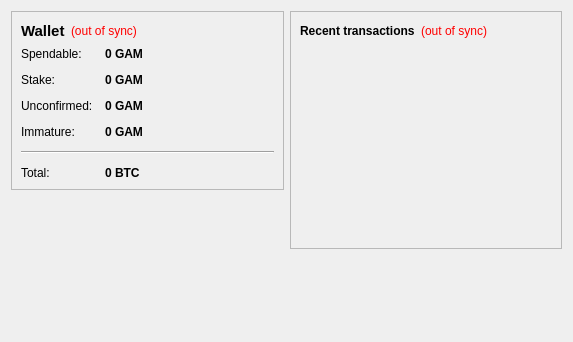
<?xml version="1.0" encoding="UTF-8"?>
<ui version="4.0">
 <class>OverviewPage</class>
 <widget class="QWidget" name="OverviewPage">
  <property name="geometry">
   <rect>
    <x>0</x>
    <y>0</y>
    <width>573</width>
    <height>342</height>
   </rect>
  </property>
  <property name="windowTitle">
   <string>Form</string>
  </property>
  <layout class="QHBoxLayout" name="horizontalLayout" stretch="1,1">
   <item>
    <layout class="QVBoxLayout" name="verticalLayout_2">
     <item>
      <widget class="QFrame" name="frame">
       <property name="frameShape">
        <enum>QFrame::StyledPanel</enum>
       </property>
       <property name="frameShadow">
        <enum>QFrame::Raised</enum>
       </property>
       <layout class="QVBoxLayout" name="verticalLayout_4">
        <item>
         <layout class="QHBoxLayout" name="horizontalLayout_4">
          <item>
           <widget class="QLabel" name="label_5">
            <property name="font">
             <font>
              <pointsize>11</pointsize>
              <weight>75</weight>
              <bold>true</bold>
             </font>
            </property>
            <property name="text">
             <string>Wallet</string>
            </property>
           </widget>
          </item>
          <item>
           <widget class="QLabel" name="labelWalletStatus">
            <property name="toolTip">
             <string>The displayed information may be out of date. Your wallet automatically synchronizes with the Gambit network after a connection is established, but this process has not completed yet.</string>
            </property>
            <property name="styleSheet">
             <string notr="true">QLabel { color: red; }</string>
            </property>
            <property name="text">
             <string notr="true">(out of sync)</string>
            </property>
            <property name="alignment">
             <set>Qt::AlignLeading|Qt::AlignLeft|Qt::AlignVCenter</set>
            </property>
           </widget>
          </item>
          <item>
           <spacer name="horizontalSpacer_2">
            <property name="orientation">
             <enum>Qt::Horizontal</enum>
            </property>
            <property name="sizeHint" stdset="0">
             <size>
              <width>40</width>
              <height>20</height>
             </size>
            </property>
           </spacer>
          </item>
         </layout>
        </item>
        <item>
         <layout class="QFormLayout" name="formLayout_2">
          <property name="fieldGrowthPolicy">
           <enum>QFormLayout::AllNonFixedFieldsGrow</enum>
          </property>
          <property name="horizontalSpacing">
           <number>12</number>
          </property>
          <property name="verticalSpacing">
           <number>12</number>
          </property>
          <item row="0" column="0">
           <widget class="QLabel" name="label">
            <property name="text">
             <string>Spendable:</string>
            </property>
           </widget>
          </item>
          <item row="0" column="1">
           <widget class="QLabel" name="labelBalance">
            <property name="font">
             <font>
              <weight>75</weight>
              <bold>true</bold>
             </font>
            </property>
            <property name="cursor">
             <cursorShape>IBeamCursor</cursorShape>
            </property>
            <property name="toolTip">
             <string>Your current spendable balance</string>
            </property>
            <property name="text">
             <string notr="true">0 GAM</string>
            </property>
            <property name="textInteractionFlags">
             <set>Qt::LinksAccessibleByMouse|Qt::TextSelectableByKeyboard|Qt::TextSelectableByMouse</set>
            </property>
           </widget>
          </item>
          <item row="1" column="0">
           <widget class="QLabel" name="label_6">
            <property name="text">
             <string>Stake:</string>
            </property>
           </widget>
          </item>
          <item row="1" column="1">
           <widget class="QLabel" name="labelStake">
            <property name="font">
             <font>
              <weight>75</weight>
              <bold>true</bold>
             </font>
            </property>
            <property name="cursor">
             <cursorShape>IBeamCursor</cursorShape>
            </property>
            <property name="toolTip">
             <string>Total of coins that was staked, and do not yet count toward the current balance</string>
            </property>
            <property name="text">
             <string notr="true">0 GAM</string>
            </property>
            <property name="textInteractionFlags">
             <set>Qt::LinksAccessibleByMouse|Qt::TextSelectableByKeyboard|Qt::TextSelectableByMouse</set>
            </property>
           </widget>
          </item>
          <item row="2" column="0">
           <widget class="QLabel" name="label_3">
            <property name="text">
             <string>Unconfirmed:</string>
            </property>
           </widget>
          </item>
          <item row="2" column="1">
           <widget class="QLabel" name="labelUnconfirmed">
            <property name="font">
             <font>
              <weight>75</weight>
              <bold>true</bold>
             </font>
            </property>
            <property name="cursor">
             <cursorShape>IBeamCursor</cursorShape>
            </property>
            <property name="toolTip">
             <string>Total of transactions that have yet to be confirmed, and do not yet count toward the current balance</string>
            </property>
            <property name="text">
             <string notr="true">0 GAM</string>
            </property>
            <property name="textInteractionFlags">
             <set>Qt::LinksAccessibleByMouse|Qt::TextSelectableByKeyboard|Qt::TextSelectableByMouse</set>
            </property>
           </widget>
          </item>
          <item row="3" column="0">
           <widget class="QLabel" name="labelImmatureText">
            <property name="text">
             <string>Immature:</string>
            </property>
           </widget>
          </item>
          <item row="3" column="1">
           <widget class="QLabel" name="labelImmature">
            <property name="font">
             <font>
              <weight>75</weight>
              <bold>true</bold>
             </font>
            </property>
            <property name="toolTip">
             <string>Mined balance that has not yet matured</string>
            </property>
            <property name="text">
             <string notr="true">0 GAM</string>
            </property>
            <property name="textInteractionFlags">
             <set>Qt::LinksAccessibleByMouse|Qt::TextSelectableByKeyboard|Qt::TextSelectableByMouse</set>
            </property>
           </widget>
          </item>
          <item row="4" column="0" colspan="2">
           <widget class="Line" name="line">
            <property name="orientation">
             <enum>Qt::Horizontal</enum>
            </property>
           </widget>
          </item>
          <item row="5" column="0">
           <widget class="QLabel" name="labelTotalText">
            <property name="text">
             <string>Total:</string>
            </property>
           </widget>
          </item>
          <item row="5" column="1">
           <widget class="QLabel" name="labelTotal">
            <property name="font">
             <font>
              <weight>75</weight>
              <bold>true</bold>
             </font>
            </property>
            <property name="cursor">
             <cursorShape>IBeamCursor</cursorShape>
            </property>
            <property name="toolTip">
             <string>Your current total balance</string>
            </property>
            <property name="text">
             <string notr="true">0 BTC</string>
            </property>
            <property name="textInteractionFlags">
             <set>Qt::LinksAccessibleByMouse|Qt::TextSelectableByKeyboard|Qt::TextSelectableByMouse</set>
            </property>
           </widget>
          </item>
         </layout>
        </item>
       </layout>
      </widget>
     </item>
     <item>
      <spacer name="verticalSpacer">
       <property name="orientation">
        <enum>Qt::Vertical</enum>
       </property>
       <property name="sizeHint" stdset="0">
        <size>
         <width>20</width>
         <height>40</height>
        </size>
       </property>
      </spacer>
     </item>
    </layout>
   </item>
   <item>
    <layout class="QVBoxLayout" name="verticalLayout_3">
     <item>
      <widget class="QFrame" name="frame_2">
       <property name="frameShape">
        <enum>QFrame::StyledPanel</enum>
       </property>
       <property name="frameShadow">
        <enum>QFrame::Raised</enum>
       </property>
       <layout class="QVBoxLayout" name="verticalLayout">
        <item>
         <layout class="QHBoxLayout" name="horizontalLayout_2">
          <item>
           <widget class="QLabel" name="label_4">
            <property name="text">
             <string>&lt;b&gt;Recent transactions&lt;/b&gt;</string>
            </property>
           </widget>
          </item>
          <item>
           <widget class="QLabel" name="labelTransactionsStatus">
            <property name="toolTip">
             <string>The displayed information may be out of date. Your wallet automatically synchronizes with the Gambit network after a connection is established, but this process has not completed yet.</string>
            </property>
            <property name="styleSheet">
             <string notr="true">QLabel { color: red; }</string>
            </property>
            <property name="text">
             <string notr="true">(out of sync)</string>
            </property>
            <property name="alignment">
             <set>Qt::AlignRight|Qt::AlignTrailing|Qt::AlignVCenter</set>
            </property>
           </widget>
          </item>
          <item>
           <spacer name="horizontalSpacer">
            <property name="orientation">
             <enum>Qt::Horizontal</enum>
            </property>
            <property name="sizeHint" stdset="0">
             <size>
              <width>40</width>
              <height>20</height>
             </size>
            </property>
           </spacer>
          </item>
         </layout>
        </item>
        <item>
         <widget class="QListView" name="listTransactions">
          <property name="styleSheet">
           <string notr="true">QListView { background: transparent; }</string>
          </property>
          <property name="frameShape">
           <enum>QFrame::NoFrame</enum>
          </property>
          <property name="verticalScrollBarPolicy">
           <enum>Qt::ScrollBarAlwaysOff</enum>
          </property>
          <property name="horizontalScrollBarPolicy">
           <enum>Qt::ScrollBarAlwaysOff</enum>
          </property>
          <property name="selectionMode">
           <enum>QAbstractItemView::NoSelection</enum>
          </property>
         </widget>
        </item>
       </layout>
      </widget>
     </item>
     <item>
      <spacer name="verticalSpacer_2">
       <property name="orientation">
        <enum>Qt::Vertical</enum>
       </property>
       <property name="sizeHint" stdset="0">
        <size>
         <width>20</width>
         <height>40</height>
        </size>
       </property>
      </spacer>
     </item>
    </layout>
   </item>
  </layout>
 </widget>
 <resources/>
 <connections/>
</ui>
